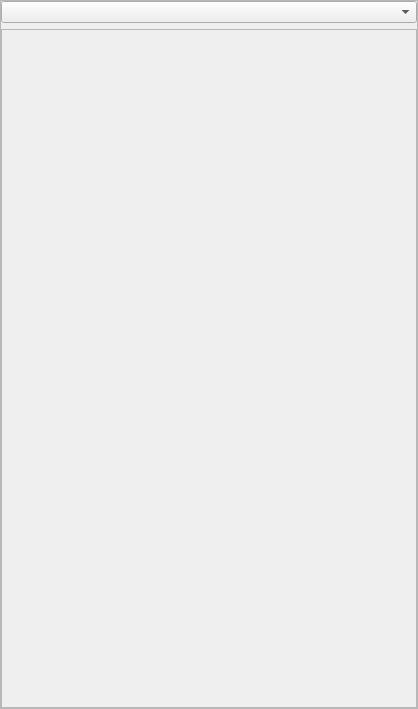
<?xml version="1.0" encoding="UTF-8"?>
<ui version="4.0">
 <class>Frame</class>
 <widget class="QFrame" name="Frame">
  <property name="geometry">
   <rect>
    <x>0</x>
    <y>0</y>
    <width>418</width>
    <height>709</height>
   </rect>
  </property>
  <property name="windowTitle">
   <string>Frame</string>
  </property>
  <property name="frameShape">
   <enum>QFrame::StyledPanel</enum>
  </property>
  <property name="frameShadow">
   <enum>QFrame::Raised</enum>
  </property>
  <layout class="QVBoxLayout" name="verticalLayout">
   <property name="margin">
    <number>0</number>
   </property>
   <item>
    <widget class="QComboBox" name="comboBox"/>
   </item>
   <item>
    <widget class="QFrame" name="frame">
     <property name="frameShape">
      <enum>QFrame::StyledPanel</enum>
     </property>
     <property name="frameShadow">
      <enum>QFrame::Raised</enum>
     </property>
    </widget>
   </item>
  </layout>
 </widget>
 <resources/>
 <connections/>
</ui>
